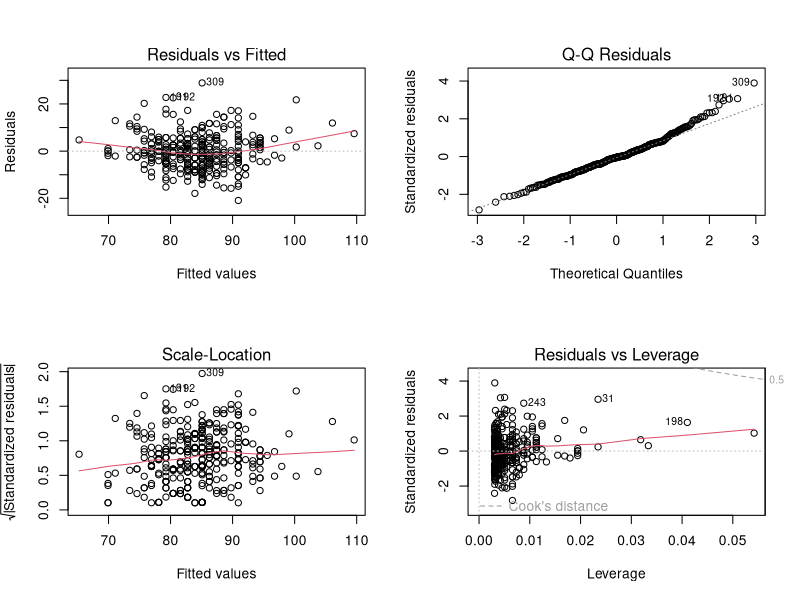

The R source for this figure:
# 心理学データ解析/伴走サイトコード -----------------------------------------------------
#  Programmed by kosugitti
#  Licence ; Creative Commons BY-SA license (CC BY-SA) version 4.0
## 第24章 尤度と線形モデル
## サンプルデータ BaseballDecade.csv をサイトからダウンロードし，
## このコードと同じプロジェクトフォルダに置いておく

# 準備(第9章のコード9.1と9.2) -----------------------------------------------

## テキストのコード24.1の前の指示どおり，第9章のコード9.1と9.2の前半で
## batter オブジェクト(2020年度の打者の身長と体重)を作っておく
rm(list = ls())
library(tidyverse)
dat <- read_csv("BaseballDecade.csv", na = "NA",
  locale = locale(encoding = "utf8")) %>%
  filter(Year == "2020年度")
batter <- dat %>%
  dplyr::filter(position != "投手") %>%
  dplyr::select(height, weight)


# 回帰分析の最尤推定 ----------------------------------------------------------

## code 24.1 二つの推定法の比較
# 最小二乗法の推定
result.LS <- lsfit(x = batter$height, y = batter$weight)
result.LS$coefficients
# 最尤推定
result.LM <- lm(weight ~ height, data = batter)
summary(result.LM)

## code 24.2 回帰分析の結果オブジェクトをプロットに入れる
par(mfrow = c(2, 2)) # 2x2の配置にする
plot(result.LM)
